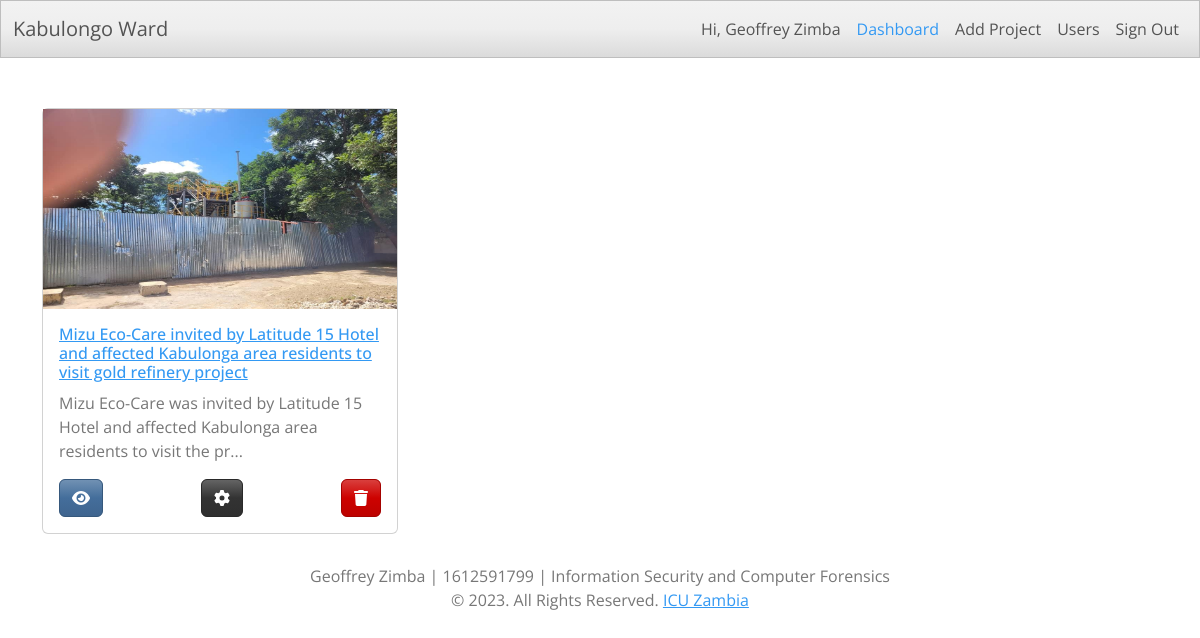
The page /admin/dashboard.php (signed in) on the database its author committed.
### tables this page shows
CREATE TABLE `project` (
  `id` int(15) NOT NULL,
  `title` text NOT NULL,
  `description` text NOT NULL,
  `image` varchar(150) NOT NULL,
  `date` timestamp NOT NULL DEFAULT current_timestamp()
);

### admin/dashboard.php (the view, shortened to what this page needs)
<?php
include '../database/config.php';
$user = $_SESSION['name'];
?>
<!DOCTYPE html>
<html lang="en">
<head>
	<link rel="stylesheet" type="text/css" href="../assets/css/bootstrap.css">
	<link rel="stylesheet" type="text/css" href="../assets/css/styles.css">
  <link rel="stylesheet" type="text/css" href="../assets/fontawesome-free-6.4.0-web/css/all.css">
</head>
<body>
	<nav class="navbar navbar-expand-lg bg-light" data-bs-theme="light">
    <div class="container-fluid">
      <a class="navbar-brand" href="sign-out.php">Kabulongo Ward</a>
      <div class="collapse navbar-collapse" id="navbarColor03">
        <ul class="navbar-nav ms-auto">
          <li class="nav-item">
            <a class="nav-link" href="profile.php">Hi, <?php echo $user; ?></a>
          </li>
          <li class="nav-item">
            <a class="nav-link active" href="dashboard.php">Dashboard
            </a>
          </li>
          <li class="nav-item">
            <a class="nav-link" href="add-project.php">Add Project</a>
          </li>
          <li class="nav-item">
            <a class="nav-link" href="users.php">Users</a>
          </li>
          <li class="nav-item">
            <a class="nav-link" href="sign-out.php">Sign Out</a>
          </li>
        </ul>
      </div>
    </div>
  </nav>
  <div class="container pad-top-50">
    <div class="row">
      <?php
      $query = "SELECT * FROM `project` ORDER BY id DESC";
      $select = $mysqli->query($query) or die($mysqli->error.__LINE__);
      while($row = $select->fetch_assoc()){
        $pro_id = $row['id'];
        $title = $row['title'];
        $description = $row['description'];
        $image_url = '../assets/project-images/'.$row['image'];
        ?>
        <div class="col-md-4">
          <div class="card">
            <div class="image-responsive">
            <img src="<?php echo $image_url; ?>" alt="Image not found" onerror="this.src='../assets/project-images/default-image.jpg';">
            <div class="card-body">
              <h6 class="text-success"><a href="view.php?view_project=<?php echo md5($pro_id); ?>"><?php echo $title; ?></a></h6>
            <p>
              <?php if (strlen($description) > 99){
                   echo $description = substr($description, 0, 100) . '...';
                 } else {
                  echo $description;
                } ?>
            </p>
            <div class="actions">
              <a href="view.php?view_project=<?php echo md5($pro_id); ?>" class="btn btn-primary"><i class="fa fa-eye"></i></a>
              <?php if ($_SESSION['role'] == 'Admin') { ?>
                <a href="manage.php?man_project=<?php echo $pro_id; ?>" class="btn btn-dark"><i class="fa fa-gear"></i></a>
              <a href="../database/config.php?del_project=<?php echo md5($pro_id); ?>" onclick="return confirm('This action cannot be reversed. Do you want to continue?')" class="btn btn-danger"><i class="fa fa-trash"></i></a>
              <?php } ?>
            </div>
            </div>
          </div>
          </div>
        </div>
      <?php } ?>
    </div>
  </div>
  <?php include '../widgets/footer.php'; ?>
</body>
</html>

### assets/css/styles.css (style rules this page uses)
.pad-top-50 { padding-top: 50px; }
.image-responsive img { width: 100% !important; height: 200px; }
.actions { display: flex; justify-content: space-between; }

### rows shown on the page
project: image (picture), title "Mizu Eco-Care invited by Latitude 15 Hotel and affected Kabulonga area residents to visit gold refinery project", description "Mizu Eco-Care was invited by Latitude 15 Hotel and affected Kabulonga area residents to visit the pr..."

### other values the page prints
$user "Geoffrey Zimba"
